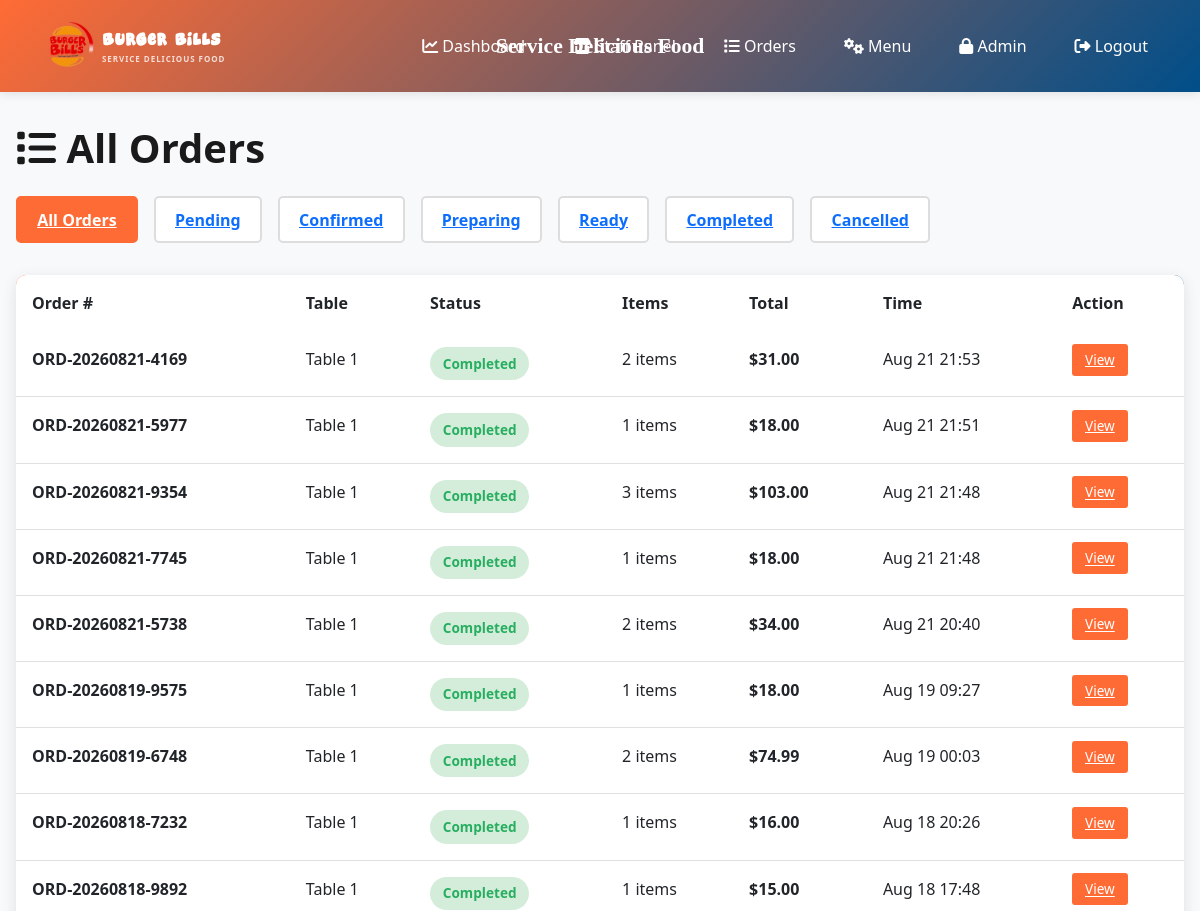
The page /orders/ (signed in, upper part) on the database as committed earlier.
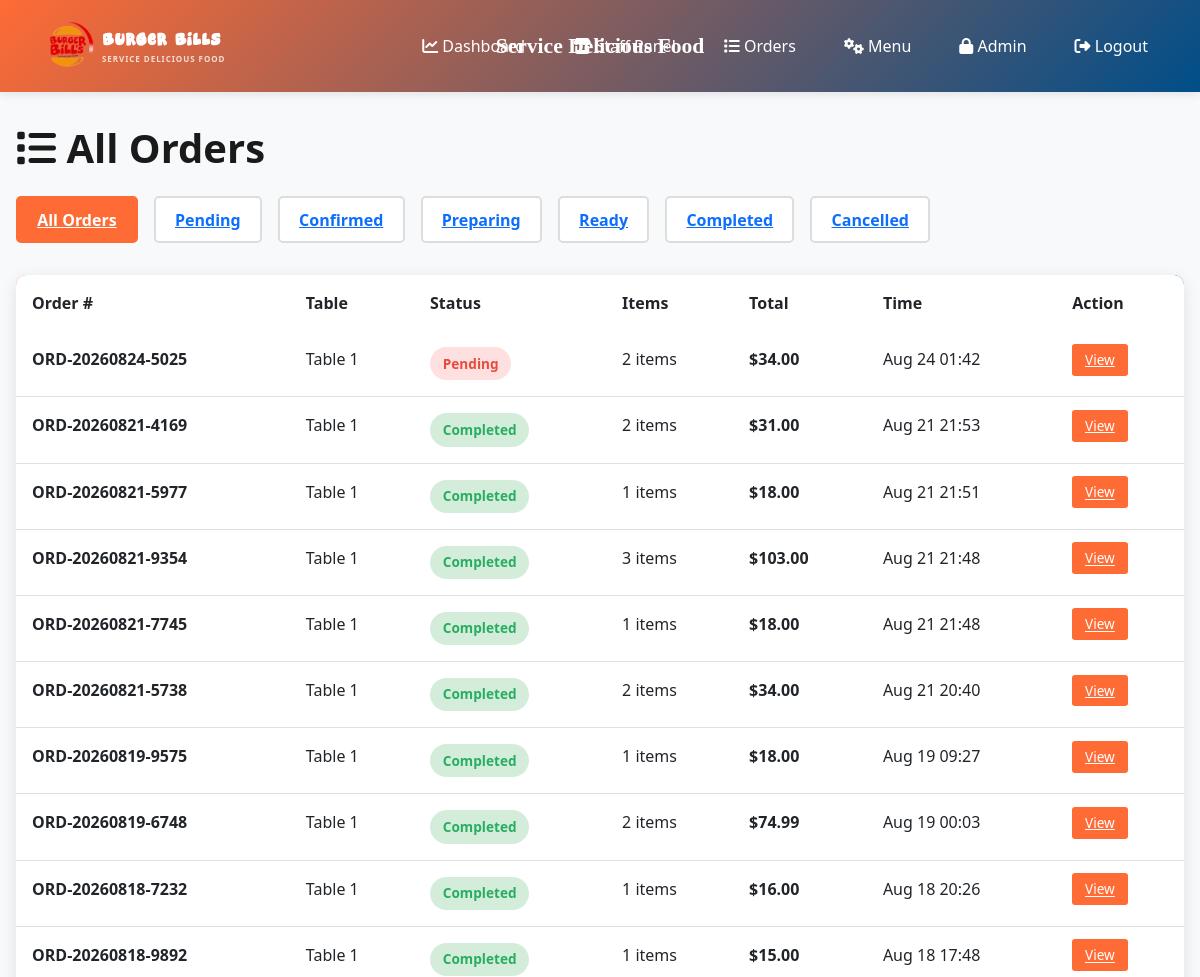
The same page on the database as committed later.
### menu/models.py (models this page shows, shortened)
class Order(models.Model):
    ORDER_STATUS_CHOICES = [
        ('pending', 'Pending'),
        ('confirmed', 'Confirmed'),
        ('preparing', 'Preparing'),
        ('ready', 'Ready'),
        ('completed', 'Completed'),
        ('cancelled', 'Cancelled'),
    ]
    ORDER_TYPE_CHOICES = [
        ('dine_in', 'Dine In'),
        ('pickup', 'Pickup'),
    ]
    table = models.ForeignKey(Table, on_delete=models.CASCADE, related_name='orders', null=True, blank=True)
    order_number = models.CharField(max_length=20, unique=True)
    status = models.CharField(max_length=20, choices=ORDER_STATUS_CHOICES, default='pending')
    order_type = models.CharField(max_length=20, choices=ORDER_TYPE_CHOICES, default='dine_in')
    customer_name = models.CharField(max_length=200, blank=True)
    customer_phone = models.CharField(max_length=20, blank=True)
    customer_email = models.EmailField(blank=True)
    total_amount = models.DecimalField(max_digits=10, decimal_places=2, default=0)
    special_instructions = models.TextField(blank=True)
    estimated_time = models.IntegerField(default=20, help_text="Estimated time in minutes")
    is_called = models.BooleanField(default=False, help_text="Customer has been called to pick up")
    called_at = models.DateTimeField(blank=True, null=True)
    cart_expires_at = models.DateTimeField(blank=True, null=True, help_text="Cart auto-expires after 5 minutes of inactivity")
    created_at = models.DateTimeField(auto_now_add=True)
    updated_at = models.DateTimeField(auto_now=True)
    completed_at = models.DateTimeField(blank=True, null=True)
    class Meta:
        ordering = ['-created_at']

class Table(models.Model):
    number = models.IntegerField(unique=True)
    capacity = models.IntegerField(default=4)
    qr_code = models.ImageField(upload_to='qr_codes/', blank=True, null=True)
    qr_access_token = models.UUIDField(default=uuid.uuid4, editable=False)
    qr_code_generated_at = models.DateTimeField(default=timezone.now, help_text="Timestamp when QR code was last generated")
    is_active = models.BooleanField(default=True)
    created_at = models.DateTimeField(auto_now_add=True)
    menu_access_timeout_minutes = models.IntegerField(
        default=60,
        help_text="Customer menu access expires after this many minutes of inactivity"
    )
    class Meta:
        ordering = ['number']

### menu/views.py (the view)
# urls.py: path('orders/', views.all_orders, name='all_orders'),
@login_required
def all_orders(request):
    if not request.user.is_staff:
        return redirect('index')
    status_filter = request.GET.get('status', '')
    if status_filter:
        orders = Order.objects.filter(status=status_filter).order_by('-created_at')
    else:
        orders = Order.objects.all().order_by('-created_at')
    context = {
        'orders': orders,
        'status_choices': Order.ORDER_STATUS_CHOICES,
        'selected_status': status_filter,
    }
    return render(request, 'menu/all_orders.html', context)

### templates/menu/all_orders.html (shortened to what this page needs)
{% extends 'menu/base.html' %}
{% block content %}
<h1><i class="fas fa-list"></i> All Orders</h1>
<div class="filter-section">
    <a href="{% url 'all_orders' %}" class="filter-btn {% if not selected_status %}active{% endif %}">
        All Orders
    </a>
    {% for status, label in status_choices %}
        <a href="?status={{ status }}" class="filter-btn {% if selected_status == status %}active{% endif %}">
            {{ label }}
        </a>
    {% endfor %}
</div>
{% if orders %}
    <div class="orders-table">
        <table class="table">
            <thead>
                <tr>
                    <th>Order #</th>
                    <th>Table</th>
                    <th>Status</th>
                    <th>Items</th>
                    <th>Total</th>
                    <th>Time</th>
                    <th>Action</th>
                </tr>
            </thead>
            <tbody>
                {% for order in orders %}
                    <tr>
                        <td class="order-number">{{ order.order_number }}</td>
                        <td>Table {{ order.table.number }}</td>
                        <td>
                            <span class="status-badge status-{{ order.status }}">
                                {% if order.status == 'pending' %}Pending
                                {% elif order.status == 'confirmed' %}Confirmed
                                {% elif order.status == 'preparing' %}Preparing
                                {% elif order.status == 'ready' %}Ready
                                {% elif order.status == 'completed' %}Completed
                                {% else %}{{ order.status|title }}{% endif %}
                            </span>
                        </td>
                        <td>{{ order.items.count }} items</td>
                        <td class="price">${{ order.total_amount }}</td>
                        <td>{{ order.created_at|date:"M d H:i" }}</td>
                        <td>
                            <a class="btn-sm btn-edit" href="{% url 'staff_order_receipt' order.id %}">
                                View
                            </a>
                        </td>
                    </tr>
                {% endfor %}
            </tbody>
        </table>
    </div>
{% else %}
    <div class="empty-state">
        <i class="fas fa-inbox"></i>
        <p>No orders found</p>
    </div>
{% endif %}
{% endblock %}

Rows that differ between the two databases and show on the page:
added Order: order_number "ORD-20260824-5025", table.number "1", status "Pending", items.count "2", total_amount "34.00", created_at "Aug 24 01:42"
